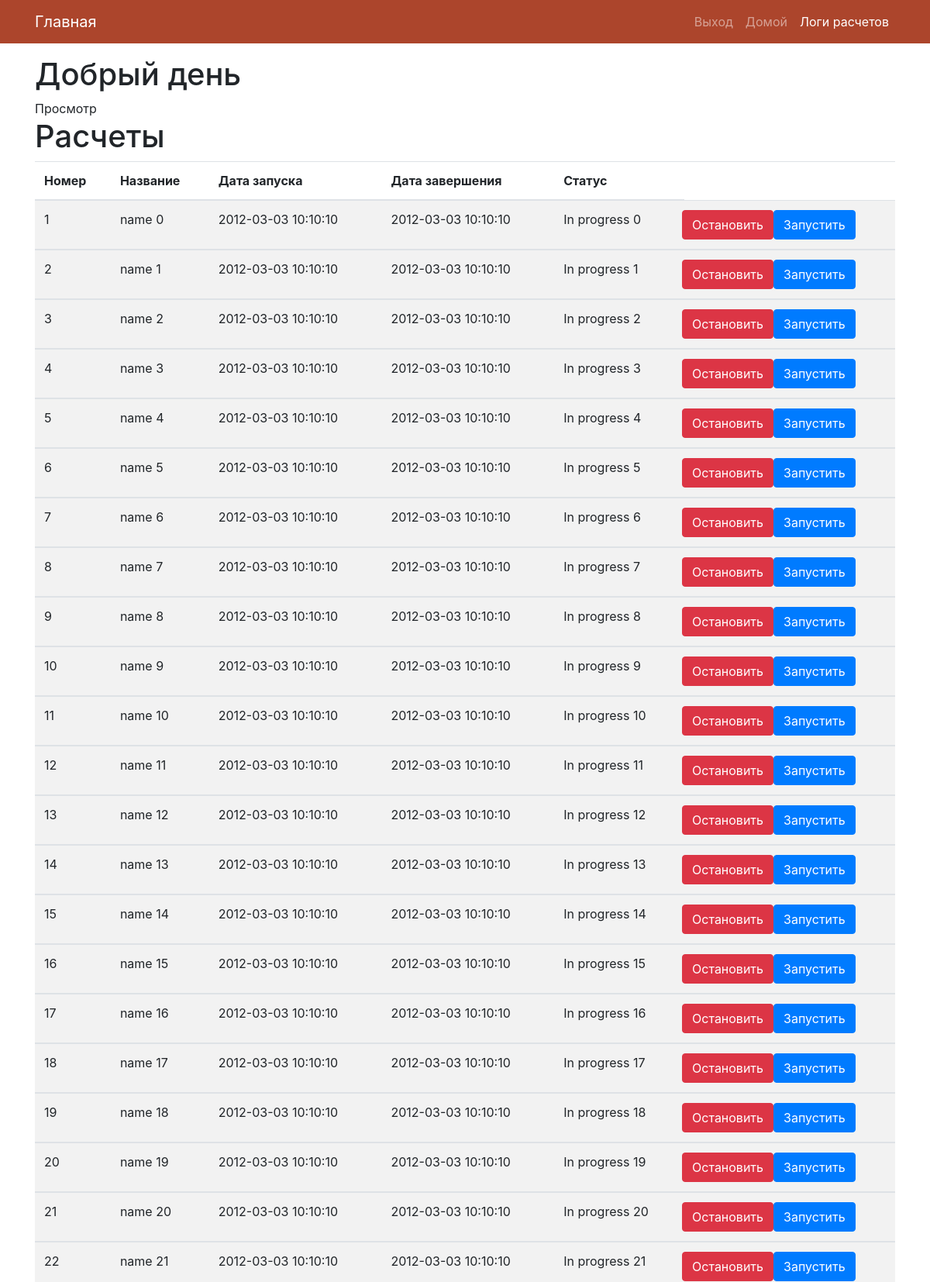
Screenshot of /log (signed in, upper part) with the database file from the repository.
### app/model.py (models this page shows)
class Log(db.Model):
    id = db.Column(db.Integer, primary_key=True)
    name = db.Column(db.String(80), unique=False, nullable=False)
    start_date = db.Column(db.DateTime, unique=False, nullable=False)
    finish_date = db.Column(db.DateTime, unique=False, nullable=False)
    status = db.Column(db.String(80), unique=False, nullable=False)

### app/main/routes.py (the view)
@main.route('/log')
@login_required
def log():
    logs = Log.query.all()
    return render_template('main/log.html', logs=logs)

### app/model.py (called while the page is built)
@login.user_loader
def load_user(id):
    return User.query.get(int(id))

### app/templates/main/log.html (shortened to what this page needs)
{% extends 'base.html' %}
{% block app_content %}
    <h1>Добрый день </h1>
    {% block title %}Просмотр{% endblock %}
    <h1>Расчеты</h1>
    <table class="table table-striped">
        <thead>
        <tr>
            <th scope="col">Номер</th>
            <th scope="col">Название</th>
            <th scope="col">Дата запуска</th>
            <th scope="col">Дата завершения</th>
            <th scope="col">Статус</th>
            <td></td>
        </tr>
        </thead>
        <tbody>
        {% for log in logs %}
            <tr>
                <td>{{ log["id"] }}</td>
                <td>{{ log["name"] }}</td>
                <td>{{ log["start_date"] }}</td>
                <td>{{ log["finish_date"] }}</td>
                <td>{{ log["status"] }}</td>
                <td class="text-right">
                    <div class="row">
                        <form action="{{ url_for('main.delete') }}" method="post" class="pull-right">
                            <input type="submit" class="btn btn-danger" data-toggle="confirmation"
                                   data-title="Действительно остановить?" value="Остановить">
                        </form>
                        <a class="btn btn-primary pull-right"
                           href="">Запустить</a>
                    </div>
                </td>
            </tr>
            </tbody>
        {% endfor %}
    </table>
{% endblock %}

### app/templates/base.html (shortened to what this page needs)
{% extends "bootstrap/base.html" %}
{% block navbar %}
  {% include 'includes/_navbar.html' %}
{% endblock %}
{% block content %}
  <div class="container mt-3">
    {% block app_content %}
    {% endblock %}
  </div>
{% endblock %}

### app/templates/bootstrap/base.html (shortened to what this page needs)
{% block doc -%}
    <!DOCTYPE html>
    <html{% block html_attribs %}{% endblock html_attribs %}>
    {%- block html %}
        <head>
            {%- block head %}
                {%- block styles %}
                    <link href="{{ url_for('static', filename='css/bootstrap.min.css') }}" rel="stylesheet">
                    <link href="{{ url_for('static', filename='css/style.css') }}" rel="stylesheet">
                {%- endblock styles %}
            {%- endblock head %}
        </head>
        <body{% block body_attribs %}{% endblock body_attribs %}>
        {% block body -%}
            {% block navbar %}
            {%- endblock navbar %}
            {% block content -%}
            {%- endblock content %}
        {%- endblock body %}
        </body>
    {%- endblock html %}
    </html>
{% endblock doc -%}

### app/templates/includes/_navbar.html (shortened to what this page needs)
<nav class="navbar navbar-expand-sm navbar-dark" style="background-color: #ac452c;">
    <div class="container">
        <a class="navbar-brand" href="{{ url_for('main.index') }}">Главная</a>
        <div class="collapse navbar-collapse" id="nav">
            <ul class="navbar-nav ml-auto">
                {% if current_user.is_authenticated %}
                    <li class="nav-item">
                        <a class="nav-link" href="{{ url_for('auth.logout') }}">Выход</a>
                    </li>
                     <ul class="navbar-nav mr-auto">
                <li class="nav-item {% if request.path == url_for('main.index') %}active{% endif %}">
                    <a class="nav-link" href="{{ url_for('main.index') }}">Домой</a>
                </li>
                <li class="nav-item {% if request.path == url_for('main.log') %}active{% endif %}">
                    <a class="nav-link" href="{{ url_for('main.log') }}">Логи расчетов</a>
                </li>
            </ul>
                {% endif %}
            </ul>
        </div>
    </div>
</nav>

### rows the page displays
Log: id "1", name "name 0", start_date "2012-03-03 10:10:10", finish_date "2012-03-03 10:10:10", status "In progress 0"
Log: id "2", name "name 1", start_date "2012-03-03 10:10:10", finish_date "2012-03-03 10:10:10", status "In progress 1"
Log: id "3", name "name 2", start_date "2012-03-03 10:10:10", finish_date "2012-03-03 10:10:10", status "In progress 2"
Log: id "4", name "name 3", start_date "2012-03-03 10:10:10", finish_date "2012-03-03 10:10:10", status "In progress 3"
Log: id "5", name "name 4", start_date "2012-03-03 10:10:10", finish_date "2012-03-03 10:10:10", status "In progress 4"
Log: id "6", name "name 5", start_date "2012-03-03 10:10:10", finish_date "2012-03-03 10:10:10", status "In progress 5"
Log: id "7", name "name 6", start_date "2012-03-03 10:10:10", finish_date "2012-03-03 10:10:10", status "In progress 6"
Log: id "8", name "name 7", start_date "2012-03-03 10:10:10", finish_date "2012-03-03 10:10:10", status "In progress 7"
Log: id "9", name "name 8", start_date "2012-03-03 10:10:10", finish_date "2012-03-03 10:10:10", status "In progress 8"
Log: id "10", name "name 9", start_date "2012-03-03 10:10:10", finish_date "2012-03-03 10:10:10", status "In progress 9"
Log: id "11", name "name 10", start_date "2012-03-03 10:10:10", finish_date "2012-03-03 10:10:10", status "In progress 10"
Log: id "12", name "name 11", start_date "2012-03-03 10:10:10", finish_date "2012-03-03 10:10:10", status "In progress 11"
Log: id "13", name "name 12", start_date "2012-03-03 10:10:10", finish_date "2012-03-03 10:10:10", status "In progress 12"
Log: id "14", name "name 13", start_date "2012-03-03 10:10:10", finish_date "2012-03-03 10:10:10", status "In progress 13"
Log: id "15", name "name 14", start_date "2012-03-03 10:10:10", finish_date "2012-03-03 10:10:10", status "In progress 14"
Log: id "16", name "name 15", start_date "2012-03-03 10:10:10", finish_date "2012-03-03 10:10:10", status "In progress 15"
Log: id "17", name "name 16", start_date "2012-03-03 10:10:10", finish_date "2012-03-03 10:10:10", status "In progress 16"
Log: id "18", name "name 17", start_date "2012-03-03 10:10:10", finish_date "2012-03-03 10:10:10", status "In progress 17"
Log: id "19", name "name 18", start_date "2012-03-03 10:10:10", finish_date "2012-03-03 10:10:10", status "In progress 18"
Log: id "20", name "name 19", start_date "2012-03-03 10:10:10", finish_date "2012-03-03 10:10:10", status "In progress 19"
Log: id "21", name "name 20", start_date "2012-03-03 10:10:10", finish_date "2012-03-03 10:10:10", status "In progress 20"
Log: id "22", name "name 21", start_date "2012-03-03 10:10:10", finish_date "2012-03-03 10:10:10", status "In progress 21"
